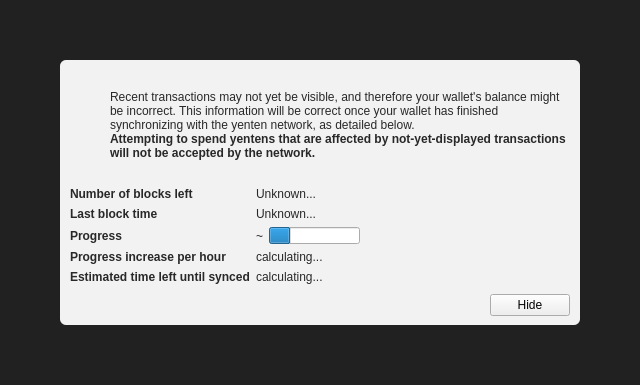
<?xml version="1.0" encoding="UTF-8"?>
<ui version="4.0">
 <class>ModalOverlay</class>
 <widget class="ModalOverlay" name="ModalOverlay">
  <property name="geometry">
   <rect>
    <x>0</x>
    <y>0</y>
    <width>640</width>
    <height>385</height>
   </rect>
  </property>
  <property name="windowTitle">
   <string>Form</string>
  </property>
  <layout class="QVBoxLayout" name="verticalLayout" stretch="0">
   <property name="sizeConstraint">
    <enum>QLayout::SetDefaultConstraint</enum>
   </property>
   <property name="leftMargin">
    <number>0</number>
   </property>
   <property name="topMargin">
    <number>0</number>
   </property>
   <property name="rightMargin">
    <number>0</number>
   </property>
   <property name="bottomMargin">
    <number>0</number>
   </property>
   <item>
    <widget class="QWidget" name="bgWidget" native="true">
     <property name="styleSheet">
      <string notr="true">#bgWidget { background: rgba(0,0,0,220); }</string>
     </property>
     <layout class="QVBoxLayout" name="verticalLayoutMain" stretch="1">
      <property name="leftMargin">
       <number>60</number>
      </property>
      <property name="topMargin">
       <number>60</number>
      </property>
      <property name="rightMargin">
       <number>60</number>
      </property>
      <property name="bottomMargin">
       <number>60</number>
      </property>
      <item>
       <widget class="QWidget" name="contentWidget" native="true">
        <property name="styleSheet">
         <string notr="true">#contentWidget { background: rgba(255,255,255,240); border-radius: 6px; }

QLabel { color: rgb(40,40,40);  }</string>
        </property>
        <layout class="QVBoxLayout" name="verticalLayoutSub" stretch="1,0,0,0">
         <property name="spacing">
          <number>0</number>
         </property>
         <property name="leftMargin">
          <number>10</number>
         </property>
         <property name="topMargin">
          <number>10</number>
         </property>
         <property name="rightMargin">
          <number>10</number>
         </property>
         <property name="bottomMargin">
          <number>10</number>
         </property>
         <item>
          <layout class="QHBoxLayout" name="horizontalLayoutIconText" stretch="0,1">
           <property name="topMargin">
            <number>20</number>
           </property>
           <item>
            <layout class="QVBoxLayout" name="verticalLayoutIcon">
             <property name="leftMargin">
              <number>0</number>
             </property>
             <item>
              <widget class="QPushButton" name="warningIcon">
               <property name="enabled">
                <bool>false</bool>
               </property>
               <property name="text">
                <string/>
               </property>
               <property name="icon">
                <iconset>
                 <normaloff>:/icons/warning</normaloff>
                 <disabledoff>:/icons/warning</disabledoff>:/icons/warning</iconset>
               </property>
               <property name="iconSize">
                <size>
                 <width>48</width>
                 <height>48</height>
                </size>
               </property>
               <property name="flat">
                <bool>true</bool>
               </property>
              </widget>
             </item>
             <item>
              <spacer name="verticalSpacerWarningIcon">
               <property name="orientation">
                <enum>Qt::Vertical</enum>
               </property>
               <property name="sizeHint" stdset="0">
                <size>
                 <width>20</width>
                 <height>40</height>
                </size>
               </property>
              </spacer>
             </item>
            </layout>
           </item>
           <item>
            <layout class="QVBoxLayout" name="verticalLayoutInfoText">
             <property name="leftMargin">
              <number>0</number>
             </property>
             <property name="topMargin">
              <number>0</number>
             </property>
             <item>
              <widget class="QLabel" name="infoText">
               <property name="text">
                <string>Recent transactions may not yet be visible, and therefore your wallet's balance might be incorrect. This information will be correct once your wallet has finished synchronizing with the yenten network, as detailed below.</string>
               </property>
               <property name="textFormat">
                <enum>Qt::RichText</enum>
               </property>
               <property name="wordWrap">
                <bool>true</bool>
               </property>
              </widget>
             </item>
             <item>
              <widget class="QLabel" name="infoTextStrong">
               <property name="font">
                <font>
                 <weight>75</weight>
                 <bold>true</bold>
                </font>
               </property>
               <property name="text">
                <string>Attempting to spend yentens that are affected by not-yet-displayed transactions will not be accepted by the network.</string>
               </property>
               <property name="textFormat">
                <enum>Qt::RichText</enum>
               </property>
               <property name="wordWrap">
                <bool>true</bool>
               </property>
              </widget>
             </item>
             <item>
              <spacer name="verticalSpacerInTextSpace">
               <property name="orientation">
                <enum>Qt::Vertical</enum>
               </property>
               <property name="sizeHint" stdset="0">
                <size>
                 <width>20</width>
                 <height>40</height>
                </size>
               </property>
              </spacer>
             </item>
            </layout>
           </item>
          </layout>
         </item>
         <item>
          <spacer name="verticalSpacerAfterText">
           <property name="orientation">
            <enum>Qt::Vertical</enum>
           </property>
           <property name="sizeHint" stdset="0">
            <size>
             <width>20</width>
             <height>40</height>
            </size>
           </property>
          </spacer>
         </item>
         <item>
          <layout class="QFormLayout" name="formLayout">
           <property name="fieldGrowthPolicy">
            <enum>QFormLayout::FieldsStayAtSizeHint</enum>
           </property>
           <property name="horizontalSpacing">
            <number>6</number>
           </property>
           <property name="verticalSpacing">
            <number>6</number>
           </property>
           <property name="topMargin">
            <number>10</number>
           </property>
           <item row="0" column="0">
            <widget class="QLabel" name="labelNumberOfBlocksLeft">
             <property name="font">
              <font>
               <weight>75</weight>
               <bold>true</bold>
              </font>
             </property>
             <property name="text">
              <string>Number of blocks left</string>
             </property>
            </widget>
           </item>
           <item row="0" column="1">
            <widget class="QLabel" name="numberOfBlocksLeft">
             <property name="text">
              <string>Unknown...</string>
             </property>
            </widget>
           </item>
           <item row="1" column="0">
            <widget class="QLabel" name="labelLastBlockTime">
             <property name="font">
              <font>
               <weight>75</weight>
               <bold>true</bold>
              </font>
             </property>
             <property name="text">
              <string>Last block time</string>
             </property>
            </widget>
           </item>
           <item row="1" column="1">
            <widget class="QLabel" name="newestBlockDate">
             <property name="sizePolicy">
              <sizepolicy hsizetype="Maximum" vsizetype="Preferred">
               <horstretch>0</horstretch>
               <verstretch>0</verstretch>
              </sizepolicy>
             </property>
             <property name="text">
              <string>Unknown...</string>
             </property>
            </widget>
           </item>
           <item row="2" column="0">
            <widget class="QLabel" name="labelSyncDone">
             <property name="font">
              <font>
               <weight>75</weight>
               <bold>true</bold>
              </font>
             </property>
             <property name="text">
              <string>Progress</string>
             </property>
            </widget>
           </item>
           <item row="2" column="1">
            <layout class="QHBoxLayout" name="horizontalLayoutSync" stretch="0,1">
             <item>
              <widget class="QLabel" name="percentageProgress">
               <property name="text">
                <string notr="true">~</string>
               </property>
              </widget>
             </item>
             <item>
              <widget class="QProgressBar" name="progressBar">
               <property name="value">
                <number>24</number>
               </property>
               <property name="format">
                <string/>
               </property>
              </widget>
             </item>
            </layout>
           </item>
           <item row="4" column="0">
            <widget class="QLabel" name="labelProgressIncrease">
             <property name="font">
              <font>
               <weight>75</weight>
               <bold>true</bold>
              </font>
             </property>
             <property name="text">
              <string>Progress increase per hour</string>
             </property>
            </widget>
           </item>
           <item row="4" column="1">
            <widget class="QLabel" name="progressIncreasePerH">
             <property name="text">
              <string>calculating...</string>
             </property>
            </widget>
           </item>
           <item row="5" column="0">
            <widget class="QLabel" name="labelEstimatedTimeLeft">
             <property name="font">
              <font>
               <weight>75</weight>
               <bold>true</bold>
              </font>
             </property>
             <property name="text">
              <string>Estimated time left until synced</string>
             </property>
            </widget>
           </item>
           <item row="5" column="1">
            <widget class="QLabel" name="expectedTimeLeft">
             <property name="text">
              <string>calculating...</string>
             </property>
            </widget>
           </item>
          </layout>
         </item>
         <item>
          <layout class="QHBoxLayout" name="horizontalLayoutButtons">
           <property name="leftMargin">
            <number>10</number>
           </property>
           <property name="topMargin">
            <number>10</number>
           </property>
           <item>
            <spacer name="horizontalSpacer">
             <property name="orientation">
              <enum>Qt::Horizontal</enum>
             </property>
             <property name="sizeHint" stdset="0">
              <size>
               <width>40</width>
               <height>20</height>
              </size>
             </property>
            </spacer>
           </item>
           <item>
            <widget class="QPushButton" name="closeButton">
             <property name="text">
              <string>Hide</string>
             </property>
            </widget>
           </item>
          </layout>
         </item>
        </layout>
       </widget>
      </item>
     </layout>
    </widget>
   </item>
  </layout>
 </widget>
 <customwidgets>
  <customwidget>
   <class>ModalOverlay</class>
   <extends>QWidget</extends>
   <header>qt/modaloverlay.h</header>
   <container>1</container>
  </customwidget>
 </customwidgets>
 <resources/>
 <connections/>
</ui>
